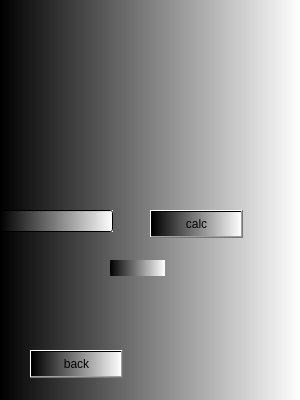
<?xml version="1.0" encoding="UTF-8"?>
<ui version="4.0">
 <class>nearest</class>
 <widget class="QWidget" name="nearest">
  <property name="geometry">
   <rect>
    <x>0</x>
    <y>0</y>
    <width>300</width>
    <height>400</height>
   </rect>
  </property>
  <property name="sizePolicy">
   <sizepolicy hsizetype="Preferred" vsizetype="Preferred">
    <horstretch>30</horstretch>
    <verstretch>30</verstretch>
   </sizepolicy>
  </property>
  <property name="minimumSize">
   <size>
    <width>300</width>
    <height>400</height>
   </size>
  </property>
  <property name="maximumSize">
   <size>
    <width>300</width>
    <height>400</height>
   </size>
  </property>
  <property name="windowTitle">
   <string>Form</string>
  </property>
  <property name="styleSheet">
   <string notr="true">background-color: qlineargradient(spread:pad, x1:0, y1:0, x2:1, y2:0, stop:0 rgba(0, 0, 0, 255), stop:1 rgba(255, 255, 255, 255));</string>
  </property>
  <widget class="QPushButton" name="back">
   <property name="geometry">
    <rect>
     <x>30</x>
     <y>350</y>
     <width>93</width>
     <height>28</height>
    </rect>
   </property>
   <property name="text">
    <string>back</string>
   </property>
  </widget>
  <widget class="QPushButton" name="pushButton">
   <property name="geometry">
    <rect>
     <x>150</x>
     <y>210</y>
     <width>93</width>
     <height>28</height>
    </rect>
   </property>
   <property name="text">
    <string>calc</string>
   </property>
  </widget>
  <widget class="QLineEdit" name="lineEdit">
   <property name="geometry">
    <rect>
     <x>0</x>
     <y>210</y>
     <width>113</width>
     <height>22</height>
    </rect>
   </property>
  </widget>
  <widget class="QLabel" name="label">
   <property name="geometry">
    <rect>
     <x>110</x>
     <y>260</y>
     <width>55</width>
     <height>16</height>
    </rect>
   </property>
   <property name="text">
    <string/>
   </property>
  </widget>
 </widget>
 <resources/>
 <connections/>
</ui>
